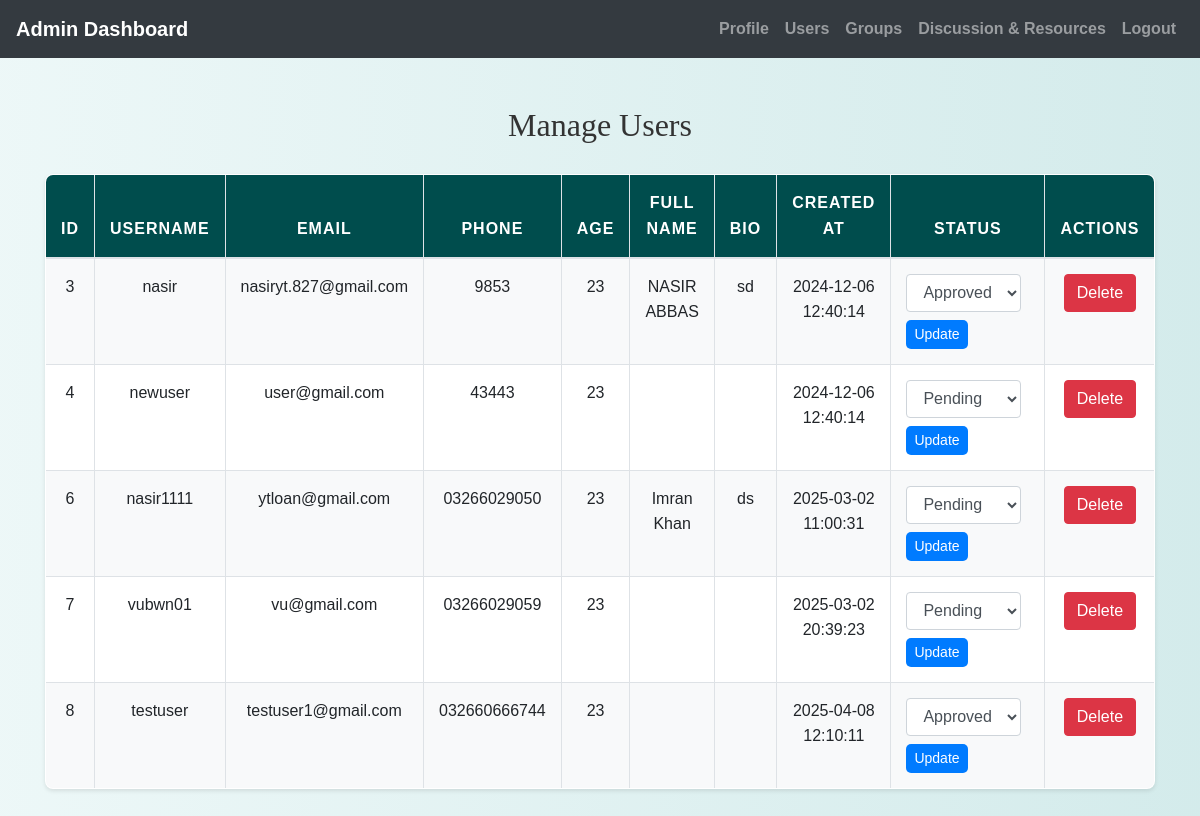
Page /admin/manage_users.php on the committed database.
### tables this page shows
CREATE TABLE `users` (
  `id` int(11) NOT NULL,
  `username` varchar(50) NOT NULL,
  `password` varchar(255) NOT NULL,
  `email` varchar(100) NOT NULL,
  `phone` varchar(20) NOT NULL,
  `age` int(11) DEFAULT NULL,
  `full_name` varchar(255) NOT NULL,
  `bio` text DEFAULT NULL,
  `created_at` datetime DEFAULT current_timestamp(),
  `status` enum('pending','approved','rejected') NOT NULL DEFAULT 'pending'
);

### admin/manage_users.php (the view, shortened to what this page needs)
<?php
include('config.php');
$sql = "SELECT id, username, email, phone, age, full_name, bio, created_at, status FROM users";
$result = mysqli_query($conn, $sql);
if (mysqli_num_rows($result) == 0) {
    $users_list_msg = "No users found in the system.";
} else {
    $users_list_msg = "";
}
?>
<!DOCTYPE html>
<html lang="en">
<head>
    <link rel="stylesheet" href="https://maxcdn.bootstrapcdn.com/bootstrap/4.5.2/css/bootstrap.min.css">
    <link rel="stylesheet" href="../css/style.css">
</head>
<body>
<?php include('admin_navbar.php'); ?>
<div class="container mt-5">
    <h2 class="text-center">Manage Users</h2>
    <?php if ($users_list_msg): ?>
        <div class="alert alert-warning" role="alert">
            <?php echo $users_list_msg; ?>
        </div>
    <?php else: ?>
        <table class="table table-bordered">
            <thead>
                <tr>
                    <th>ID</th>
                    <th>Username</th>
                    <th>Email</th>
                    <th>Phone</th>
                    <th>Age</th>
                    <th>Full Name</th>
                    <th>Bio</th>
                    <th>Created At</th>
                    <th>Status</th>
                    <th>Actions</th>
                </tr>
            </thead>
            <tbody>
                <?php while ($user = mysqli_fetch_assoc($result)): ?>
                    <tr>
                        <td><?php echo $user['id']; ?></td>
                        <td><?php echo $user['username']; ?></td>
                        <td><?php echo $user['email']; ?></td>
                        <td><?php echo $user['phone']; ?></td>
                        <td><?php echo $user['age']; ?></td>
                        <td><?php echo $user['full_name']; ?></td>
                        <td><?php echo $user['bio']; ?></td>
                        <td><?php echo $user['created_at']; ?></td>
                        <td>
                            <form method="POST" action="manage_users.php" class="form-inline">
                                <select name="status" class="form-control mr-2">
                                    <option value="pending" <?php if ($user['status'] == 'pending') echo 'selected'; ?>>Pending</option>
                                    <option value="approved" <?php if ($user['status'] == 'approved') echo 'selected'; ?>>Approved</option>
                                </select>
                                <button type="submit" name="update_status" class="btn btn-primary btn-sm mt-2">Update</button>
                            </form>
                        </td>
                        <td>
                            <a href="manage_users.php?delete_id=<?php echo $user['id']; ?>" class="btn btn-danger" onclick="return confirm('Are you sure you want to delete this user?');">Delete</a>
                        </td>
                    </tr>
                <?php endwhile; ?>
            </tbody>
        </table>
    <?php endif; ?>
</div>
</body>
</html>

### css/style.css (style rules this page uses)
body { background: linear-gradient(90deg, rgba(233, 246, 246, 0.831), rgba(207, 233, 233, 0.9)); font-family: 'Arial', sans-serif; color: #333; line-height: 1.6; }
h1, h2, h3, h4 { text-align: center; margin-top: 30px; margin-bottom: 30px; font-family: 'Georgia', serif; }
.container { margin-bottom: 40px; }
.table { width: 100%; border-collapse: collapse; margin-top: 20px; font-size: 16px; background-color: #ffffff; border-radius: 8px; overflow: hidden; box-shadow: 0 2px 4px rgba(0, 0, 0, 0.1); }
.table th, .table td { padding: 15px; border: 1px solid #dee2e6; text-align: center; }
.table thead th { background-color: #004d4d; color: white; font-weight: bold; text-transform: uppercase; letter-spacing: 1px; }
.table tbody tr:nth-child(odd) { background-color: #f8f9fa; }
.btn-primary { color: #fff; border: none; border-radius: 5px; cursor: pointer; transition: background-color 0.3s ease; }
a { color: #006666; text-decoration: none; font-weight: bold; }

### rows in the picture
users: id "3", username "nasir", email "nasiryt.827@gmail.com", phone "9853", age "23", full_name "NASIR ABBAS", bio "sd", created_at "2024-12-06 12:40:14", status "Approved"
users: id "4", username "newuser", email "user@gmail.com", phone "43443", age "23", created_at "2024-12-06 12:40:14", status "Pending"
users: id "6", username "nasir1111", email "ytloan@gmail.com", phone "03266029050", age "23", full_name "Imran Khan", bio "ds", created_at "2025-03-02 11:00:31", status "Pending"
users: id "7", username "vubwn01", email "vu@gmail.com", phone "03266029059", age "23", created_at "2025-03-02 20:39:23", status "Pending"
users: id "8", username "testuser", email "testuser1@gmail.com", phone "032660666744", age "23", created_at "2025-04-08 12:10:11", status "Approved"
